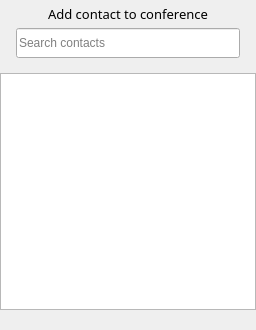
<?xml version="1.0" encoding="UTF-8"?>
<ui version="4.0">
 <class>ContactPicker</class>
 <widget class="QWidget" name="ContactPicker">
  <property name="geometry">
   <rect>
    <x>0</x>
    <y>0</y>
    <width>256</width>
    <height>330</height>
   </rect>
  </property>
  <property name="sizePolicy">
   <sizepolicy hsizetype="MinimumExpanding" vsizetype="MinimumExpanding">
    <horstretch>0</horstretch>
    <verstretch>0</verstretch>
   </sizepolicy>
  </property>
  <property name="minimumSize">
   <size>
    <width>0</width>
    <height>320</height>
   </size>
  </property>
  <property name="windowTitle">
   <string>Form</string>
  </property>
  <layout class="QGridLayout" name="gridLayout">
   <property name="leftMargin">
    <number>0</number>
   </property>
   <property name="topMargin">
    <number>5</number>
   </property>
   <property name="rightMargin">
    <number>0</number>
   </property>
   <property name="bottomMargin">
    <number>10</number>
   </property>
   <property name="spacing">
    <number>0</number>
   </property>
   <item row="0" column="0">
    <layout class="QHBoxLayout" name="horizontalLayout">
     <property name="topMargin">
      <number>0</number>
     </property>
     <item>
      <widget class="QLabel" name="title">
       <property name="font">
        <font>
         <family>Microsoft Tai Le</family>
         <pointsize>10</pointsize>
        </font>
       </property>
       <property name="text">
        <string>Add contact to conference</string>
       </property>
       <property name="alignment">
        <set>Qt::AlignCenter</set>
       </property>
      </widget>
     </item>
    </layout>
   </item>
   <item row="1" column="0">
    <widget class="QWidget" name="smartListOuterWidget" native="true">
     <property name="styleSheet">
      <string notr="true"/>
     </property>
     <layout class="QVBoxLayout" name="smartListOuterWidgetLayout">
      <property name="spacing">
       <number>0</number>
      </property>
      <property name="leftMargin">
       <number>0</number>
      </property>
      <property name="topMargin">
       <number>0</number>
      </property>
      <property name="rightMargin">
       <number>0</number>
      </property>
      <property name="bottomMargin">
       <number>10</number>
      </property>
      <property name="spacing">
       <number>0</number>
      </property>
      <item>
       <widget class="QWidget" name="searchBarLayoutWidget" native="true">
        <property name="sizePolicy">
         <sizepolicy hsizetype="Preferred" vsizetype="Preferred">
          <horstretch>0</horstretch>
          <verstretch>0</verstretch>
         </sizepolicy>
        </property>
        <property name="maximumSize">
         <size>
          <width>16777215</width>
          <height>60</height>
         </size>
        </property>
        <layout class="QGridLayout" name="gridLayout_4">
         <property name="sizeConstraint">
          <enum>QLayout::SetDefaultConstraint</enum>
         </property>
         <property name="leftMargin">
          <number>0</number>
         </property>
         <property name="topMargin">
          <number>0</number>
         </property>
         <property name="rightMargin">
          <number>0</number>
         </property>
         <property name="bottomMargin">
          <number>0</number>
         </property>
         <property name="spacing">
          <number>0</number>
         </property>
         <item row="2" column="1">
          <spacer name="verticalSpacer_8">
           <property name="orientation">
            <enum>Qt::Vertical</enum>
           </property>
           <property name="sizeType">
            <enum>QSizePolicy::Fixed</enum>
           </property>
           <property name="sizeHint" stdset="0">
            <size>
             <width>0</width>
             <height>15</height>
            </size>
           </property>
          </spacer>
         </item>
         <item row="1" column="2">
          <spacer name="horizontalSpacer_2">
           <property name="orientation">
            <enum>Qt::Horizontal</enum>
           </property>
           <property name="sizeType">
            <enum>QSizePolicy::Fixed</enum>
           </property>
           <property name="sizeHint" stdset="0">
            <size>
             <width>16</width>
             <height>20</height>
            </size>
           </property>
          </spacer>
         </item>
         <item row="1" column="0">
          <spacer name="horizontalSpacer">
           <property name="orientation">
            <enum>Qt::Horizontal</enum>
           </property>
           <property name="sizeType">
            <enum>QSizePolicy::Fixed</enum>
           </property>
           <property name="sizeHint" stdset="0">
            <size>
             <width>16</width>
             <height>20</height>
            </size>
           </property>
          </spacer>
         </item>
         <item row="1" column="1">
          <widget class="RingContactLineEdit" name="ringContactLineEdit">
           <property name="enabled">
            <bool>true</bool>
           </property>
           <property name="sizePolicy">
            <sizepolicy hsizetype="Expanding" vsizetype="Fixed">
             <horstretch>0</horstretch>
             <verstretch>0</verstretch>
            </sizepolicy>
           </property>
           <property name="minimumSize">
            <size>
             <width>100</width>
             <height>30</height>
            </size>
           </property>
           <property name="baseSize">
            <size>
             <width>244</width>
             <height>30</height>
            </size>
           </property>
           <property name="font">
            <font>
             <pointsize>9</pointsize>
            </font>
           </property>
           <property name="cursor">
            <cursorShape>IBeamCursor</cursorShape>
           </property>
           <property name="toolTip">
            <string>Search contact</string>
           </property>
           <property name="maxLength">
            <number>100</number>
           </property>
           <property name="alignment">
            <set>Qt::AlignLeading|Qt::AlignLeft|Qt::AlignVCenter</set>
           </property>
           <property name="placeholderText">
            <string>Search contacts</string>
           </property>
           <property name="clearButtonEnabled">
            <bool>true</bool>
           </property>
          </widget>
         </item>
         <item row="0" column="1">
          <spacer name="verticalSpacer_7">
           <property name="orientation">
            <enum>Qt::Vertical</enum>
           </property>
           <property name="sizeType">
            <enum>QSizePolicy::Fixed</enum>
           </property>
           <property name="sizeHint" stdset="0">
            <size>
             <width>0</width>
             <height>5</height>
            </size>
           </property>
          </spacer>
         </item>
        </layout>
       </widget>
      </item>
      <item>
       <widget class="SmartListView" name="smartList">
        <property name="sizePolicy">
         <sizepolicy hsizetype="Expanding" vsizetype="MinimumExpanding">
          <horstretch>0</horstretch>
          <verstretch>0</verstretch>
         </sizepolicy>
        </property>
        <property name="autoScrollMargin">
         <number>16</number>
        </property>
        <property name="indentation">
         <number>0</number>
        </property>
        <property name="rootIsDecorated">
         <bool>false</bool>
        </property>
        <property name="itemsExpandable">
         <bool>false</bool>
        </property>
        <property name="expandsOnDoubleClick">
         <bool>false</bool>
        </property>
        <attribute name="headerVisible">
         <bool>false</bool>
        </attribute>
        <attribute name="headerMinimumSectionSize">
         <number>0</number>
        </attribute>
        <attribute name="headerDefaultSectionSize">
         <number>0</number>
        </attribute>
       </widget>
      </item>
     </layout>
    </widget>
   </item>
  </layout>
 </widget>
 <customwidgets>
  <customwidget>
   <class>RingContactLineEdit</class>
   <extends>QLineEdit</extends>
   <header>../mainwindow/ringcontactlineedit.h</header>
  </customwidget>
  <customwidget>
   <class>SmartListView</class>
   <extends>QTreeView</extends>
   <header>../mainwindow/smartlistview.h</header>
  </customwidget>
 </customwidgets>
 <resources/>
 <connections/>
</ui>
